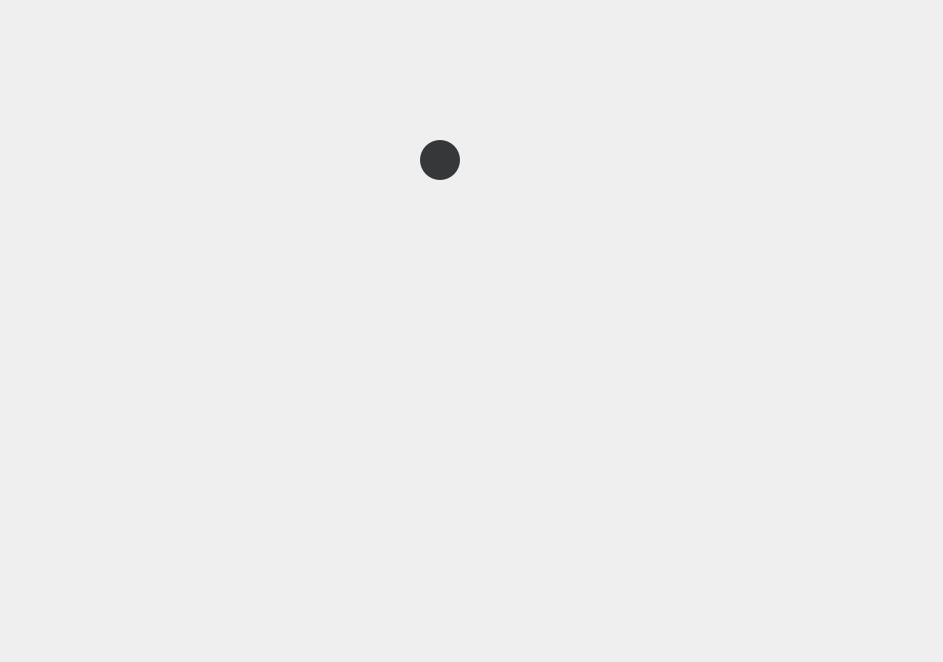
<?xml version="1.0" encoding="UTF-8"?>
<ui version="4.0">
 <class>Form</class>
 <widget class="QWidget" name="Form">
  <property name="geometry">
   <rect>
    <x>0</x>
    <y>0</y>
    <width>943</width>
    <height>662</height>
   </rect>
  </property>
  <property name="windowTitle">
   <string>Form</string>
  </property>
  <property name="styleSheet">
   <string notr="true">border-radious:10px;
</string>
  </property>
  <widget class="QPushButton" name="ForwardButton">
   <property name="geometry">
    <rect>
     <x>210</x>
     <y>140</y>
     <width>40</width>
     <height>40</height>
    </rect>
   </property>
   <property name="minimumSize">
    <size>
     <width>40</width>
     <height>40</height>
    </size>
   </property>
   <property name="maximumSize">
    <size>
     <width>40</width>
     <height>40</height>
    </size>
   </property>
   <property name="styleSheet">
    <string notr="true">QPushButton {
    color: #333;
    border: 0px solid #555;
    border-radius: 20px;
    border-style: outset;
    background: qradialgradient(
        cx: 0.3, cy: -0.4, fx: 0.3, fy: -0.4,
        radius: 1.35, stop: 0 #fff, stop: 1 #888
        );
    padding: 5px;
    }

QPushButton:hover {
    background: qradialgradient(
        cx: 0.3, cy: -0.4, fx: 0.3, fy: -0.4,
        radius: 1.35, stop: 0 #fff, stop: 1 #bbb
        );
    }

QPushButton:pressed {
    border-style: inset;
    background: qradialgradient(
        cx: 0.4, cy: -0.1, fx: 0.4, fy: -0.1,
        radius: 1.35, stop: 0 #fff, stop: 1 #ddd
        );
    }</string>
   </property>
   <property name="text">
    <string/>
   </property>
   <property name="icon">
    <iconset>
     <normaloff>../resources/icons/1262942-multimedia/png/008-forward.png</normaloff>../resources/icons/1262942-multimedia/png/008-forward.png</iconset>
   </property>
   <property name="iconSize">
    <size>
     <width>40</width>
     <height>40</height>
    </size>
   </property>
  </widget>
  <widget class="QPushButton" name="RewindButton">
   <property name="geometry">
    <rect>
     <x>270</x>
     <y>140</y>
     <width>40</width>
     <height>40</height>
    </rect>
   </property>
   <property name="minimumSize">
    <size>
     <width>40</width>
     <height>40</height>
    </size>
   </property>
   <property name="maximumSize">
    <size>
     <width>40</width>
     <height>40</height>
    </size>
   </property>
   <property name="styleSheet">
    <string notr="true">QPushButton {
    color: #333;
    border: 0px solid #555;
    border-radius: 20px;
    border-style: outset;
    background: qradialgradient(
        cx: 0.3, cy: -0.4, fx: 0.3, fy: -0.4,
        radius: 1.35, stop: 0 #fff, stop: 1 #888
        );
    padding: 5px;
    }

QPushButton:hover {
    background: qradialgradient(
        cx: 0.3, cy: -0.4, fx: 0.3, fy: -0.4,
        radius: 1.35, stop: 0 #fff, stop: 1 #bbb
        );
    }

QPushButton:pressed {
    border-style: inset;
    background: qradialgradient(
        cx: 0.4, cy: -0.1, fx: 0.4, fy: -0.1,
        radius: 1.35, stop: 0 #fff, stop: 1 #ddd
        );
    }</string>
   </property>
   <property name="text">
    <string/>
   </property>
   <property name="icon">
    <iconset>
     <normaloff>../resources/icons/1262942-multimedia/png/026-rewind.png</normaloff>../resources/icons/1262942-multimedia/png/026-rewind.png</iconset>
   </property>
   <property name="iconSize">
    <size>
     <width>40</width>
     <height>40</height>
    </size>
   </property>
  </widget>
  <widget class="QPushButton" name="PauseButton">
   <property name="geometry">
    <rect>
     <x>340</x>
     <y>140</y>
     <width>40</width>
     <height>40</height>
    </rect>
   </property>
   <property name="minimumSize">
    <size>
     <width>40</width>
     <height>40</height>
    </size>
   </property>
   <property name="maximumSize">
    <size>
     <width>40</width>
     <height>40</height>
    </size>
   </property>
   <property name="styleSheet">
    <string notr="true">QPushButton {
    color: #333;
    border: 0px solid #555;
    border-radius: 20px;
    border-style: outset;
    background: qradialgradient(
        cx: 0.3, cy: -0.4, fx: 0.3, fy: -0.4,
        radius: 1.35, stop: 0 #fff, stop: 1 #888
        );
    padding: 5px;
    }

QPushButton:hover {
    background: qradialgradient(
        cx: 0.3, cy: -0.4, fx: 0.3, fy: -0.4,
        radius: 1.35, stop: 0 #fff, stop: 1 #bbb
        );
    }

QPushButton:pressed {
    border-style: inset;
    background: qradialgradient(
        cx: 0.4, cy: -0.1, fx: 0.4, fy: -0.1,
        radius: 1.35, stop: 0 #fff, stop: 1 #ddd
        );
    }</string>
   </property>
   <property name="text">
    <string/>
   </property>
   <property name="icon">
    <iconset>
     <normaloff>../resources/icons/1262942-multimedia/png/002-pause.png</normaloff>../resources/icons/1262942-multimedia/png/002-pause.png</iconset>
   </property>
   <property name="iconSize">
    <size>
     <width>40</width>
     <height>40</height>
    </size>
   </property>
  </widget>
  <widget class="QPushButton" name="volume">
   <property name="geometry">
    <rect>
     <x>420</x>
     <y>140</y>
     <width>40</width>
     <height>40</height>
    </rect>
   </property>
   <property name="minimumSize">
    <size>
     <width>40</width>
     <height>40</height>
    </size>
   </property>
   <property name="maximumSize">
    <size>
     <width>40</width>
     <height>40</height>
    </size>
   </property>
   <property name="styleSheet">
    <string notr="true">QPushButton {
    color: #333;
    border: 0px solid #555;
    border-radius: 20px;
    border-style: outset;
    background:#353738;
    padding: 5px;
    }

QPushButton:hover {
    background: #353738;
    }

QPushButton:pressed {
    border-style: inset;
    background: #353738;
    }</string>
   </property>
   <property name="text">
    <string/>
   </property>
   <property name="icon">
    <iconset>
     <normaloff>../resources/icons/1262942-multimedia/png/speaker.png</normaloff>../resources/icons/1262942-multimedia/png/speaker.png</iconset>
   </property>
   <property name="iconSize">
    <size>
     <width>40</width>
     <height>40</height>
    </size>
   </property>
  </widget>
  <widget class="QPushButton" name="PlayButton">
   <property name="geometry">
    <rect>
     <x>130</x>
     <y>140</y>
     <width>40</width>
     <height>40</height>
    </rect>
   </property>
   <property name="minimumSize">
    <size>
     <width>40</width>
     <height>40</height>
    </size>
   </property>
   <property name="maximumSize">
    <size>
     <width>40</width>
     <height>40</height>
    </size>
   </property>
   <property name="styleSheet">
    <string notr="true">QPushButton {
    color: #333;
    border: 0px solid #555;
    border-radius: 20px;
    border-style: outset;
    background: qradialgradient(
        cx: 0.3, cy: -0.4, fx: 0.3, fy: -0.4,
        radius: 1.35, stop: 0 #fff, stop: 1 #888
        );
    padding: 5px;
    }

QPushButton:hover {
    background: qradialgradient(
        cx: 0.3, cy: -0.4, fx: 0.3, fy: -0.4,
        radius: 1.35, stop: 0 #fff, stop: 1 #bbb
        );
    }

QPushButton:pressed {
    border-style: inset;
    background: qradialgradient(
        cx: 0.4, cy: -0.1, fx: 0.4, fy: -0.1,
        radius: 1.35, stop: 0 #fff, stop: 1 #ddd
        );
    }</string>
   </property>
   <property name="text">
    <string/>
   </property>
   <property name="icon">
    <iconset>
     <normaloff>../resources/icons/play.png</normaloff>../resources/icons/play.png</iconset>
   </property>
   <property name="iconSize">
    <size>
     <width>40</width>
     <height>40</height>
    </size>
   </property>
  </widget>
 </widget>
 <resources/>
 <connections/>
</ui>
